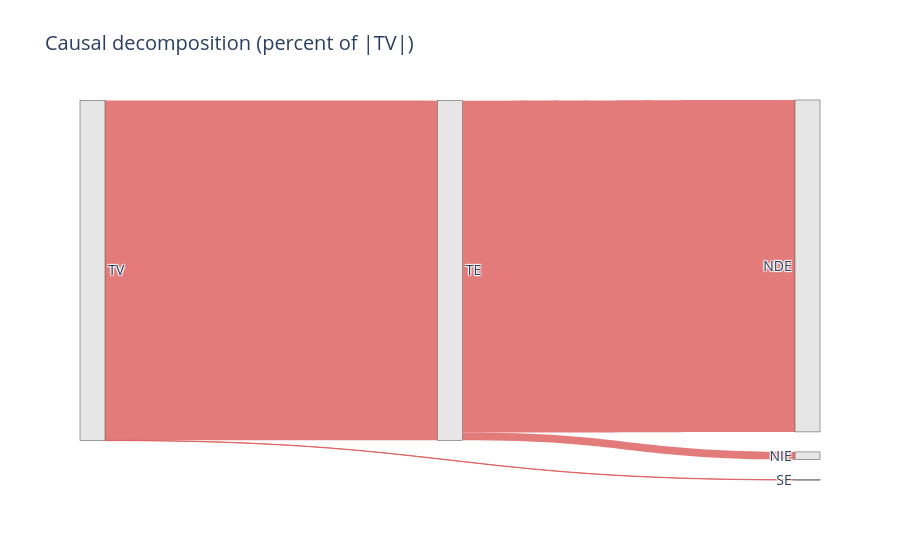

This figure's notebook cell:
### Code cell
plot_effect_sankey_percent(
    te=effects["te_linear"],          #or effects["te"]
    se=effects["se"],
    nie=effects["nie"],
    nde=effects["nde"],
    se_decomp=effects["se_decomp"],
    nie_decomp=effects["nie_decomp"],
    title="Causal decomposition (percent of |TV|)",
)

### Figure 1 — Plotly figure (JSON) as saved in the notebook; plotly's stock layout.template omitted (floating-point values rounded to 4 significant figures)
{"data": [{"arrangement": "snap", "link": {"color": ["rgba(220,90,90,0.8)", "rgba(220,90,90,0.8)", "rgba(220,90,90,0.8)", "rgba(220,90,90,0.8)"], "label": ["TV → TE<br>effect = -0.0403<br>share ≈ 99.9% of |TV| (negative)", "TV → SE<br>effect = -0.0000<br>share ≈ 0.1% of |TV| (negative)", "TE → NIE<br>effect = -0.0009<br>share ≈ 2.3% of |TV| (negative)", "TE → NDE<br>effect = -0.0404<br>share ≈ 97.6% of |TV| (negative)"], "source": [4, 4, 3, 3], "target": [3, 2, 1, 0], "value": [99.91, 0.09075, 2.289, 97.62]}, "node": {"color": ["rgba(230,230,230,1)", "rgba(230,230,230,1)", "rgba(230,230,230,1)", "rgba(230,230,230,1)", "rgba(230,230,230,1)"], "label": ["NDE", "NIE", "SE", "TE", "TV"], "line": {"width": 0.5}, "pad": 20, "thickness": 25}, "type": "sankey"}], "layout": {"font": {"size": 14}, "title": {"text": "Causal decomposition (percent of |TV|)"}}}
